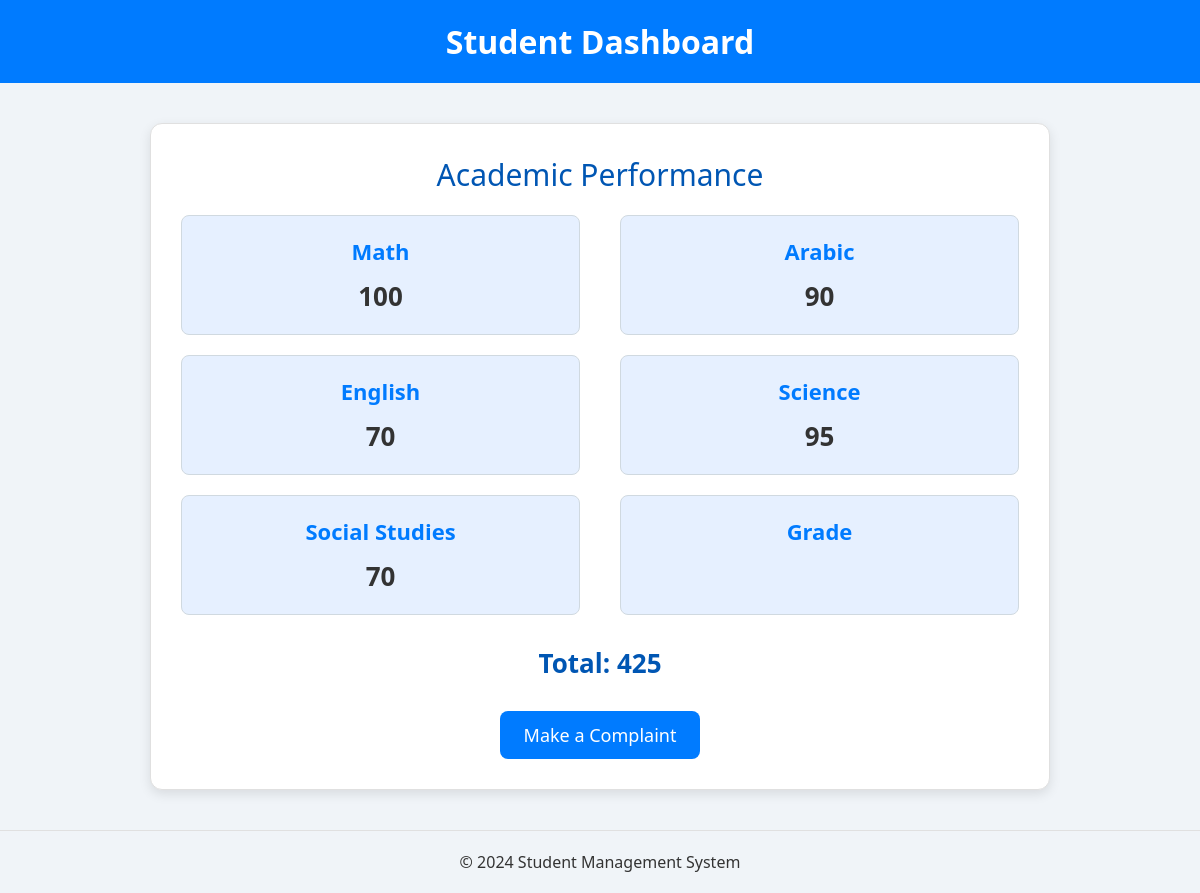
/dash (signed in), run on the app's committed database.
### main.py (models this page shows)
class Student(db.Model):
    id = db.Column(db.Integer, primary_key=True)
    phone = db.Column(db.String(1000), unique=True, nullable=False)
    math = db.Column(db.Integer, default=0)
    arabic = db.Column(db.Integer, default=0)
    english = db.Column(db.Integer, default=0)
    science = db.Column(db.Integer, default=0)
    social_studies = db.Column(db.Integer, default=0)
    total = db.Column(db.Integer, default=0)
    grades = db.Column(db.String(1000))
    faculty = db.Column(db.String(1000))

### main.py (the view)
@app.route('/dash')
@login_required
def dashboard():
    if current_user.role == "teacher":
        complaints = Complaint.query.filter_by(resolved = True).all()
        return render_template("dash.html", complaints = complaints)
    elif current_user.role == "student":
        student = Student.query.filter_by(phone = current_user.phone).first()
        return render_template("student_dash.html", student=student)
    elif current_user.role == "admin":
        complaints = Complaint.query.all()
        return render_template("admin_dashboard.html", complaints=complaints)
    else:
        return "Unauthorized Access", 403

### main.py (called while the page is built)
@login_manager.user_loader
def load_user(user_id):
    return User.query.get(int(user_id))

### templates/student_dash.html (shortened to what this page needs)
<!DOCTYPE html>
<html lang="en">
<head>
</head>
<body>
    <header class="header">
        <h1>Student Dashboard</h1>
    </header>
    <div class="main">
        {% if student %}
        <div class="dashboard-card">
            <h2>Academic Performance</h2>
            <div class="subjects">
                <div class="subject">
                    <h3>Math</h3>
                    <p>{{ student.math }}</p>
                </div>
                <div class="subject">
                    <h3>Arabic</h3>
                    <p>{{ student.arabic }}</p>
                </div>
                <div class="subject">
                    <h3>English</h3>
                    <p>{{ student.english }}</p>
                </div>
                <div class="subject">
                    <h3>Science</h3>
                    <p>{{ student.science }}</p>
                </div>
                <div class="subject">
                    <h3>Social Studies</h3>
                    <p>{{ student.social_studies }}</p>
                </div>
                <div class="subject">
                    <h3>Grade</h3>
                </div>
            </div>
            <div class="total-score">
                <strong>Total:</strong> {{ student.total }}
            </div>
            <div style="text-align: center; margin-top: 30px;">
                <a href="{{ url_for('complain') }}" class="btn">Make a Complaint</a>
            </div>
        </div>
        {% else %}
        <div class="dashboard-card">
            <h2>No Marks Available</h2>
            <p>You do not have any marks recorded yet.</p>
        </div>
        {% endif %}
    </div>
    <footer class="footer">
        <p>&copy; 2024 Student Management System</p>
    </footer>
</body>
</html>

### templates/student_dash.html (style rules this page uses)
* { margin: 0; padding: 0; box-sizing: border-box; }
body { font-family: 'Segoe UI', Tahoma, Geneva, Verdana, sans-serif; background-color: #f0f4f8; color: #333; min-height: 100vh; display: flex; flex-direction: column; }
.header { background-color: #007bff; color: #fff; padding: 20px; text-align: center; }
.header h1 { margin: 0; font-size: 32px; font-weight: 600; }
.main { flex: 1; padding: 40px; display: flex; justify-content: center; align-items: center; }
.dashboard-card { background-color: #fff; padding: 30px; border-radius: 12px; box-shadow: 0 4px 12px rgba(0, 0, 0, 0.1); width: 100%; max-width: 900px; border: 1px solid #e0e0e0; }
.dashboard-card h2 { color: #0056b3; margin-bottom: 20px; text-align: center; font-size: 30px; font-weight: 500; }
.subjects { display: flex; flex-wrap: wrap; gap: 20px; justify-content: space-between; }
.subject { background-color: #e6f0ff; padding: 20px; border-radius: 8px; width: calc(50% - 20px); text-align: center; transition: transform 0.3s ease, box-shadow 0.3s ease; border: 1px solid #d0d9e0; }
.subject h3 { margin-bottom: 12px; color: #007bff; font-size: 22px; font-weight: 600; }
.subject p { font-size: 26px; font-weight: bold; color: #333; }
.total-score { margin-top: 30px; text-align: center; font-size: 26px; color: #0056b3; font-weight: 600; }
.btn { background-color: #007bff; color: white; padding: 12px 24px; border-radius: 8px; text-decoration: none; font-size: 18px; font-weight: 500; transition: background-color 0.3s ease, transform 0.3s ease; display: inline-block; }
.footer { background-color: #f0f4f8; padding: 20px; text-align: center; margin-top: auto; border-top: 1px solid #e0e0e0; }
.footer p { margin: 0; color: #333; }

### data on the page
Student: math "100", arabic "90", english "70", science "95", social_studies "70", total "425"
